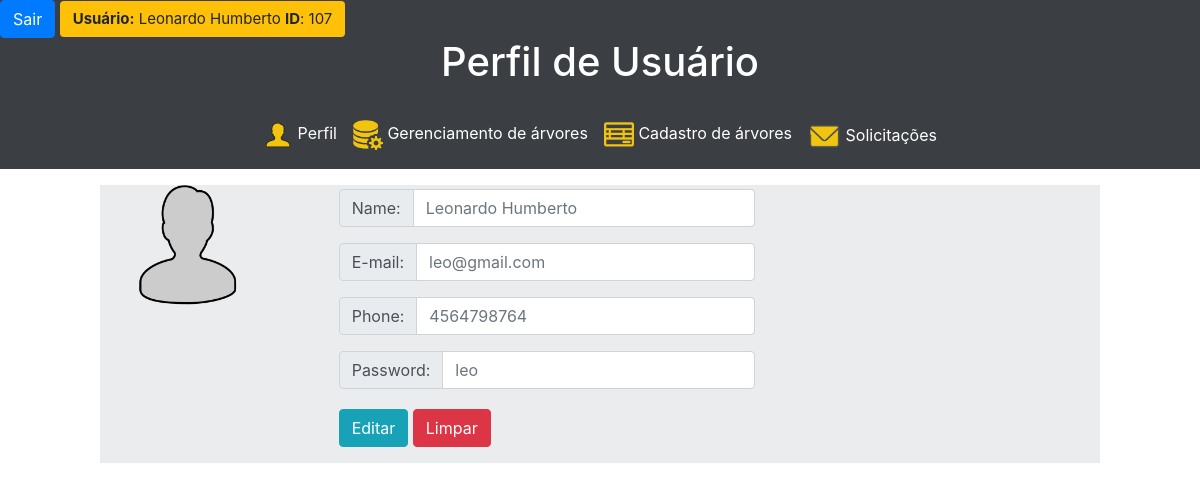
/user/perfil.php (signed in), run on the app's committed database.
### tables this page shows
CREATE TABLE `usuario` (
  `IdUsu` int(10) UNSIGNED NOT NULL,
  `Nome` varchar(50) NOT NULL,
  `Senha` varchar(32) NOT NULL,
  `Telefone` varchar(15) NOT NULL,
  `Email` varchar(50) NOT NULL
);

### user/perfil.php (the view, shortened to what this page needs)
<!doctype html>
<html lang="pt-br">
<head>
	<link rel="stylesheet" type="text/css" href="../css/perfil1.css">
	<link rel="stylesheet" href="https://stackpath.bootstrapcdn.com/bootstrap/4.3.1/css/bootstrap.min.css">
</head>
<body>
	<?php include('statusSession.php');   ?>
	<div class="top-total">
		<div class="menu">
			<h1> Perfil de Usuário </h1>
		</div>
		<?php include('navbar.php'); ?>
	</div>
	<div class="conteudo container-fluid d-flex  col-md-10 border-secondary mx-auto mt-3 row">
		<div class="foto col-md-2 mr-3   ">
			<img src="../img/foto-perfil.png" height="120px" width="120px">
		</div>
		<div class="conteudo   col-md-7 col-sm-10 ml-3 mt-1 ">
			<?php require_once('../00 - BD/bd_conexao.php');
			$id = $_SESSION['IdUsu'];
			$sql = "SELECT * FROM usuario WHERE IdUsu =$id";
			$result = $con->query($sql);
			$info = mysqli_fetch_object($result);
			?>
			<form action="EditarPerfil.php" method="post">
				<div class="form-group col-md-10  ">
					<div class="input-group mb-3">
						<div class="input-group-prepend">
							<span class="input-group-text" id="basic-addon1">Name:</span>
						</div>
						<input type="text" class="form-control form-group " id="#" name="nome" placeholder="<?php echo $info->Nome; ?>" required="required"></input>
					</div>
					<div class="input-group mb-3">
						<div class="input-group-prepend">
							<span class="input-group-text" id="basic-addon1">E-mail:</span>
						</div>
						<input type="text" class="form-control form-group" id="#" name="email" placeholder="<?php echo $info->Email; ?>" required="required"></input>
					</div>
					<div class="input-group mb-3">
						<div class=" input-group-prepend">
							<span class="input-group-text" id="basic-addon1"> Phone:</span>
						</div>
						<input type="text" class="form-control  form-group" id="#" name="telefone" placeholder="<?php echo $info->Telefone; ?>" required="required"></input>
					</div>
					<div class="input-group mb-3">
						<div class=" input-group-prepend">
							<span class="input-group-text" id="basic-addon1">Password:</span>
						</div>
						<input type=" password" class="form-control  form-group" id="#" name="senha" placeholder="<?php echo $info->Senha; ?>" required="required"></input>
					</div>
					<button type="submit" class="btn btn-info conf" name="confirm">Editar</button>
					<button type="reset" class="btn btn-danger conf" name="limpar">Limpar</button>
				</div>
			</form>
		</div>
	</div>
</body>
</html>

### css/perfil1.css (style rules this page uses)
html, body { height: 100%; }
.menu { text-align: center; align-items: center; display: flex; flex-direction: row; flex-wrap: wrap; justify-content: center; background-color: #3b3e42; padding-bottom: 10px; }
h1 { color: #fff; }
.btn { background-color: #bcd3f7; }
.conf { margin-top: 4px; }
.conteudo { background-color: #ebeced; }

### data on the page
usuario: nome "Leonardo Humberto", email "leo@gmail.com", telefone "4564798764", senha "leo"

### other printed values
$_SESSION['validarSessao'] "Leonardo Humberto"
$_SESSION['IdUsu'] "107"
